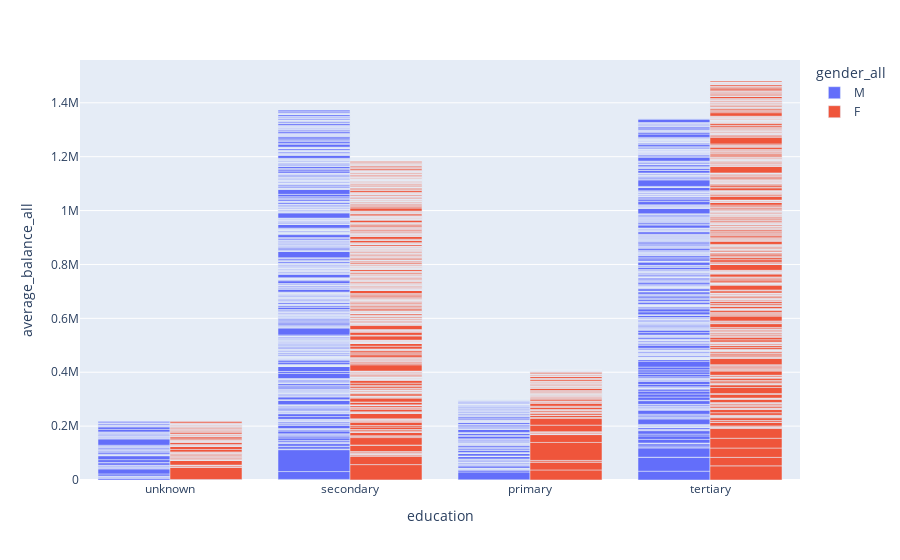

The notebook cell this image was saved under:
### Code cell
fig = px.bar(df_ret_4, x="education", y="average_balance_all", color="gender_all", barmode="group")
fig.show() #categories of the prediction

### Figure 1 — Plotly figure (JSON) as saved in the notebook; plotly's stock layout.template omitted (floating-point values rounded to 4 significant figures; data arrays with more than 128 entries replaced by an {"elided": "..."} marker saying what was removed)
{"data": [{"alignmentgroup": "True", "hovertemplate": "gender_all=M<br>education=%{x}<br>average_balance_all=%{y}<extra></extra>", "legendgroup": "M", "marker": {"color": "#636efa", "pattern": {"shape": ""}}, "name": "M", "offsetgroup": "M", "orientation": "v", "showlegend": true, "textposition": "auto", "type": "bar", "x": {"elided": "1521 str values"}, "xaxis": "x", "y": {"elided": "1521 float values"}, "yaxis": "y"}, {"alignmentgroup": "True", "hovertemplate": "gender_all=F<br>education=%{x}<br>average_balance_all=%{y}<extra></extra>", "legendgroup": "F", "marker": {"color": "#EF553B", "pattern": {"shape": ""}}, "name": "F", "offsetgroup": "F", "orientation": "v", "showlegend": true, "textposition": "auto", "type": "bar", "x": {"elided": "1479 str values"}, "xaxis": "x", "y": {"elided": "1479 float values"}, "yaxis": "y"}], "layout": {"barmode": "group", "legend": {"title": {"text": "gender_all"}, "tracegroupgap": 0}, "margin": {"t": 60}, "xaxis": {"anchor": "y", "domain": [0, 1], "title": {"text": "education"}}, "yaxis": {"anchor": "x", "domain": [0, 1], "title": {"text": "average_balance_all"}}}}
